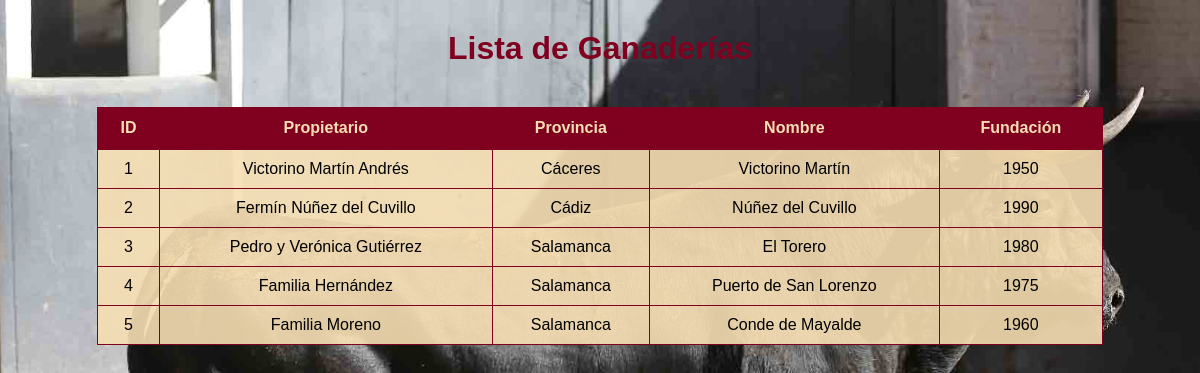
The app's page /ganaderias/mostrar_ganaderias.php (signed in) with its own data.
### tables this page shows
CREATE TABLE `ganaderias` (
  `id_gan` int(11) NOT NULL,
  `nombre` varchar(100) NOT NULL,
  `propietario` varchar(100) DEFAULT NULL,
  `provincia` varchar(100) DEFAULT NULL,
  `fundacion` year(4) DEFAULT NULL
);

### ganaderias/mostrar_ganaderias.php (the view, shortened to what this page needs)
<?php
include "../conexion.php";
$resultado = $conexion->query("SELECT * FROM ganaderias");
?>
<!DOCTYPE html>
<html lang="es">
<head>
</head>
<body>
<h1>Lista de Ganaderías</h1>
<table>
    <tr>
        <th>ID</th>
        <th>Propietario</th>
        <th>Provincia</th>
        <th>Nombre</th>
        <th>Fundación</th>
    </tr>
    <?php while($fila = $resultado->fetch_assoc()) { ?>
    <tr>
        <td><?php echo $fila['id_gan']; ?></td>
        <td><?php echo $fila['propietario']; ?></td>
        <td><?php echo $fila['provincia']; ?></td>
        <td><?php echo $fila['nombre']; ?></td>
        <td><?php echo $fila['fundacion']; ?></td>
    </tr>
    <?php } ?>
</table>
</body>
</html>

### ganaderias/mostrar_ganaderias.php (style rules this page uses)
body { font-family:Arial; background:url('fondo_ganaderías.jpg') no-repeat center center fixed; background-size:cover; }
h1 { text-align:center; color:#800020; margin-top:30px; }
table { width:85%; margin:auto; margin-top:40px; border-collapse:collapse; background:rgba(245,222,179,0.9); }
th { background:#800020; color:#f5deb3; padding:12px; }
td { padding:10px; border:1px solid #800020; text-align:center; }

### records on screen
ganaderias: id_gan "1", propietario "Victorino Martín Andrés", provincia "Cáceres", nombre "Victorino Martín", fundacion "1950"
ganaderias: id_gan "2", propietario "Fermín Núñez del Cuvillo", provincia "Cádiz", nombre "Núñez del Cuvillo", fundacion "1990"
ganaderias: id_gan "3", propietario "Pedro y Verónica Gutiérrez", provincia "Salamanca", nombre "El Torero", fundacion "1980"
ganaderias: id_gan "4", propietario "Familia Hernández", provincia "Salamanca", nombre "Puerto de San Lorenzo", fundacion "1975"
ganaderias: id_gan "5", propietario "Familia Moreno", provincia "Salamanca", nombre "Conde de Mayalde", fundacion "1960"
